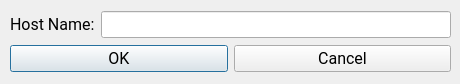
<?xml version="1.0" encoding="UTF-8"?>
<ui version="4.0">
 <class>Dialog</class>
 <widget class="QDialog" name="Dialog">
  <property name="geometry">
   <rect>
    <x>0</x>
    <y>0</y>
    <width>460</width>
    <height>84</height>
   </rect>
  </property>
  <property name="sizePolicy">
   <sizepolicy hsizetype="Fixed" vsizetype="Fixed">
    <horstretch>0</horstretch>
    <verstretch>0</verstretch>
   </sizepolicy>
  </property>
  <property name="font">
   <font>
    <family>Roboto</family>
    <pointsize>12</pointsize>
   </font>
  </property>
  <property name="windowTitle">
   <string>Lookup IP Address</string>
  </property>
  <widget class="QWidget" name="layoutWidget">
   <property name="geometry">
    <rect>
     <x>10</x>
     <y>10</y>
     <width>441</width>
     <height>65</height>
    </rect>
   </property>
   <layout class="QVBoxLayout" name="verticalLayout">
    <item>
     <layout class="QHBoxLayout" name="horizontalLayout">
      <item>
       <widget class="QLabel" name="label_hostname">
        <property name="font">
         <font>
          <family>Roboto</family>
          <pointsize>12</pointsize>
         </font>
        </property>
        <property name="text">
         <string>Host Name:</string>
        </property>
       </widget>
      </item>
      <item>
       <widget class="QLineEdit" name="lineEdit_input">
        <property name="font">
         <font>
          <family>Roboto</family>
          <pointsize>12</pointsize>
         </font>
        </property>
       </widget>
      </item>
     </layout>
    </item>
    <item>
     <layout class="QHBoxLayout" name="horizontalLayout_2">
      <item>
       <widget class="QPushButton" name="pushButton_ok">
        <property name="text">
         <string>OK</string>
        </property>
       </widget>
      </item>
      <item>
       <widget class="QPushButton" name="pushButton_cancel">
        <property name="text">
         <string>Cancel</string>
        </property>
       </widget>
      </item>
     </layout>
    </item>
   </layout>
  </widget>
 </widget>
 <resources/>
 <connections>
  <connection>
   <sender>pushButton_ok</sender>
   <signal>clicked()</signal>
   <receiver>Dialog</receiver>
   <slot>accept()</slot>
   <hints>
    <hint type="sourcelabel">
     <x>278</x>
     <y>253</y>
    </hint>
    <hint type="destinationlabel">
     <x>96</x>
     <y>254</y>
    </hint>
   </hints>
  </connection>
  <connection>
   <sender>pushButton_cancel</sender>
   <signal>clicked()</signal>
   <receiver>Dialog</receiver>
   <slot>reject()</slot>
   <hints>
    <hint type="sourcelabel">
     <x>369</x>
     <y>253</y>
    </hint>
    <hint type="destinationlabel">
     <x>179</x>
     <y>282</y>
    </hint>
   </hints>
  </connection>
 </connections>
</ui>
